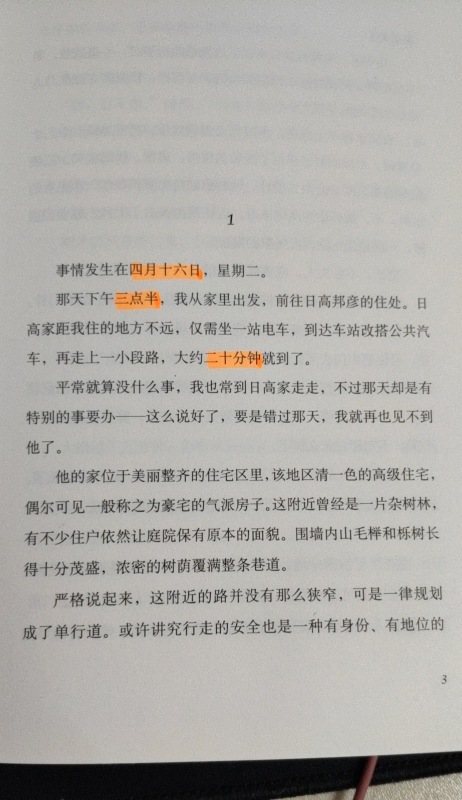
#> input picture 1.jpg, 923 x 1600 px (shown at 1/2 size)
$ python Main.py
#> lines starting #> are read from the running program, lines starting #| are printed output that depends on the picture; after the words box and inside, x2 and y2 are one past the last pixel; in counts of white or black regions, pixels touching at a corner belong together
### Util.py
import cv2
import numpy as np


def find_contours(binary):
    region = []
    # 查找轮廓
    contours, hierarchy = cv2.findContours(binary, cv2.RETR_TREE, cv2.CHAIN_APPROX_SIMPLE)
    for i in range(len(contours)):
        cnt = contours[i]
        rect = cv2.minAreaRect(cnt)
        box = cv2.boxPoints(rect)
        box = np.int0(box)
        region.append(box)
    return region


def detect(gray):
    ret, binary = cv2.threshold(gray, 0, 205, cv2.THRESH_BINARY)
    region = find_contours(binary)
    return region

### Main.py
import cv2
import matplotlib.pyplot as plt
import numpy as np
import Util

img = cv2.imread("1.jpg")
#> img is the input picture: shape (1600, 923, 3); mean B, G, R 167.9, 172.3, 174.4
cv2.namedWindow("1.jpg", cv2.WINDOW_NORMAL)
cv2.imshow("1.jpg", img)
histb = cv2.calcHist([img], [0], None, [256], [0, 255])
#> histb = 256 values, max 63761 at index 185, min 0 at index 208, mean 5768.8
histg = cv2.calcHist([img], [1], None, [256], [0, 255])
#> histg = 256 values, max 58281 at index 187, min 0 at index 216, mean 5768.8
histr = cv2.calcHist([img], [2], None, [256], [0, 255])
#> histr = 256 values, max 55061 at index 191, min 0 at index 255, mean 5768.4

plt.plot(histb, color="b")
plt.plot(histg, color="g")
plt.plot(histr, color="r")
plt.show()
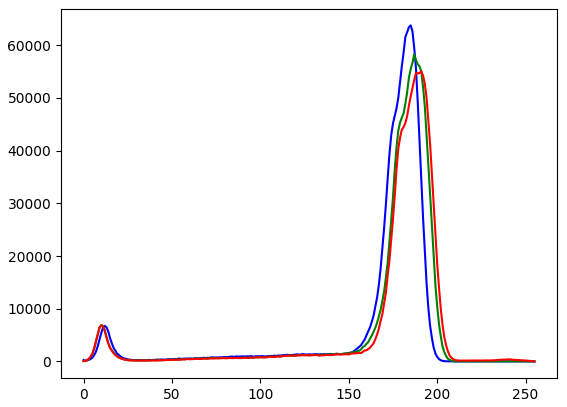
#> figure drawn by matplotlib, 1 panel; curve peaks at x = 185, y = 63761; curve peaks at x = 187, y = 58281; curve peaks at x = 191, y = 55061

hsv = cv2.cvtColor(img, cv2.COLOR_BGR2HSV)
#> hsv: shape (1600, 923, 3); mean H, S, V 26.2, 11.2, 174.6

low_hsv = np.array([0, 43, 46])
high_hsv = np.array([20, 255, 255])

mask = cv2.inRange(hsv, lowerb=low_hsv, upperb=high_hsv)
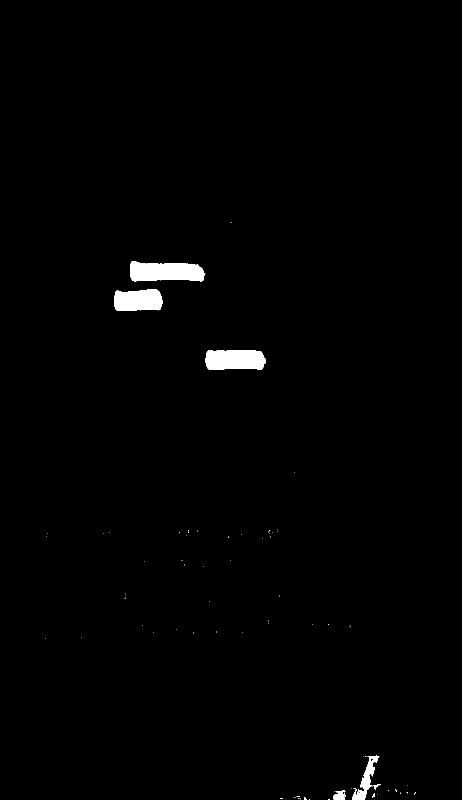
#> mask: shape (1600, 923) (shown at 1/2 size); 1% white; 83 white regions (77 under 20 px), largest, box (x1, y1, x2, y2) and area: (260, 522, 411, 563) 4924, (410, 700, 529, 740) 4287, (228, 579, 326, 622) 3659, (704, 1511, 762, 1600) 1554, (666, 1580, 692, 1600) 364, (744, 1586, 750, 1596) 33
cv2.namedWindow("mask", cv2.WINDOW_NORMAL)
cv2.imshow("mask", mask)
cv2.waitKey()

region = Util.detect(mask)
#> in detect, `ret, binary = cv2.threshold(gray, 0, 205, cv2.THRESH_BINARY)`: binary: shape (1600, 923); values 0 (black) and 205 (white), 1% white; 83 white regions (77 under 20 px)
#> in find_contours, `contours, hierarchy = cv2.findContours(binary, cv2.RETR_TREE, cv2.CHAI..`: contours = 95 contours, 88 with area under 20; largest, box (x1, y1, x2, y2) and area: (260, 522, 411, 563) 4750, (410, 700, 529, 740) 4144, (228, 579, 326, 622) 3536, (704, 1511, 762, 1600) 1396, (666, 1580, 692, 1600) 318, (740, 1516, 747, 1525) 25, (744, 1586, 750, 1596) 22
#> the loop in find_contours, `for i in range(len(contours)):` made 95 passes
#> (rect, box) on passes 4, 6, 7, 9, 10, 11, 12: (((600, 1597), (0, 2.83), -45), [[601, 1598], [599, 1596], [599, 1596], [601, 1598]]), (((562.5, 1596.5), (1, 5), -90), [[565, 1597], [560, 1597], [560, 1596], [565, 1596]]), (((609.5, 1596.5), (5, 3), -90), [[611, 1599], [608, 1599], [608, 1594], [611, 1594]]), (((590, 1594), (0, 0), -90), [[590, 1594], [590, 1594], [590, 1594], [590, 1594]]), (((588, 1594), (0, 0), -90), [[588, 1594], [588, 1594], [588, 1594], [588, 1594]]), (((586, 1594), (0, 0), -90), [[586, 1594], [586, 1594], [586, 1594], [586, 1594]]), (((596, 1592), (0, 6), -90), [[599, 1592], [593, 1592], [593, 1592], [599, 1592]])
#> (cnt, rect, box) on passes 1, 2, 3, 5: ([[658, 1598], [657, 1599], [656, 1599], [659, 1599]], ((657.5, 1598.5), (1, 3), -90), [[659, 1599], [656, 1599], [656, 1598], [659, 1598]]), ([[618, 1598], [618, 1599], [619, 1599], [619, 1598]], ((618.5, 1598.5), (1, 1), -90), [[619, 1599], [618, 1599], [618, 1598], [619, 1598]]), ([[613, 1598], [613, 1599]], ((613, 1598.5), (1, 0), -90), [[613, 1599], [613, 1599], [613, 1598], [613, 1598]]), ([[597, 1596], [597, 1597]], ((597, 1596.5), (1, 0), -90), [[597, 1597], [597, 1597], [597, 1596], [597, 1596]])
#> after the loop in find_contours, `for i in range(len(contours)):`: region = 95 items
#> region = 95 items
cv2.drawContours(img, region, cv2.FILLED, (0, 0, 0), -1)
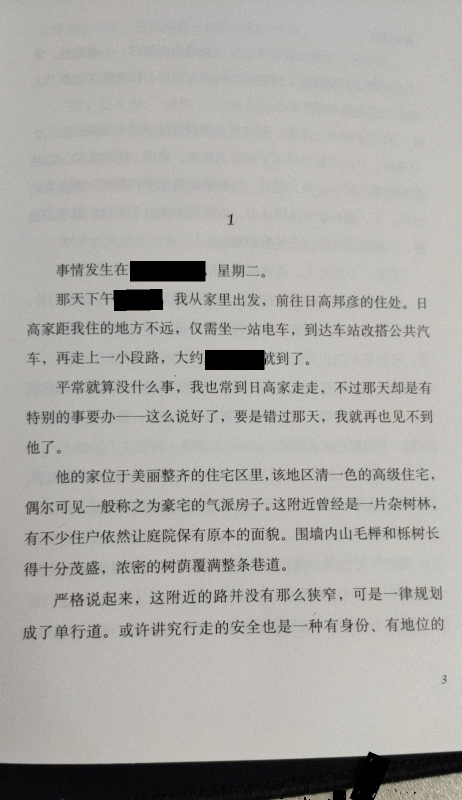
#> img: shape (1600, 923, 3) (shown at 1/2 size); 1.37% of pixels changed, all inside (x1, y1, x2, y2) = (90, 444, 832, 1600)
cv2.namedWindow("img", cv2.WINDOW_NORMAL)
cv2.imshow("img", img)
cv2.waitKey()
cv2.destroyAllWindows()
